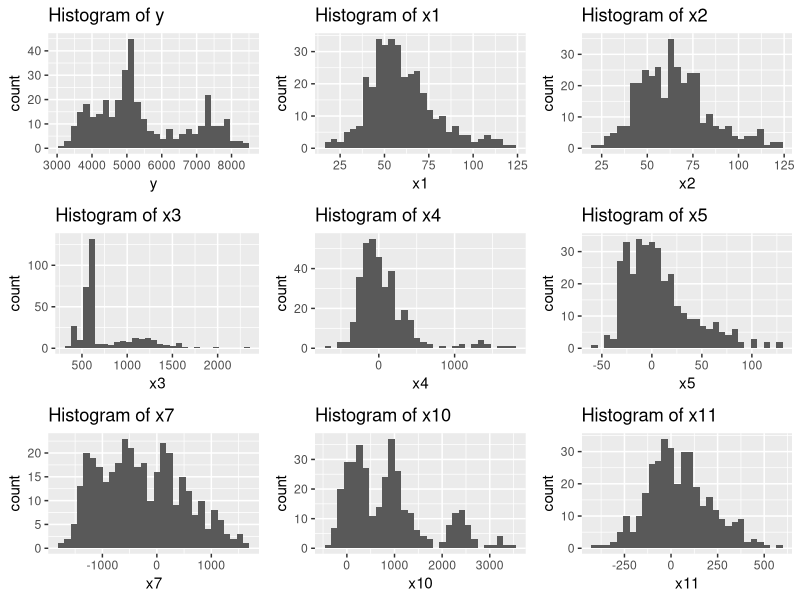
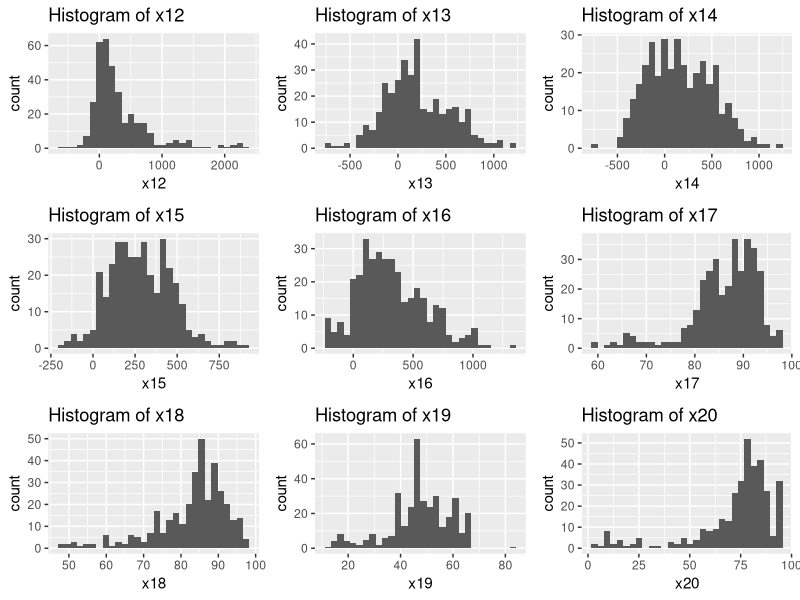
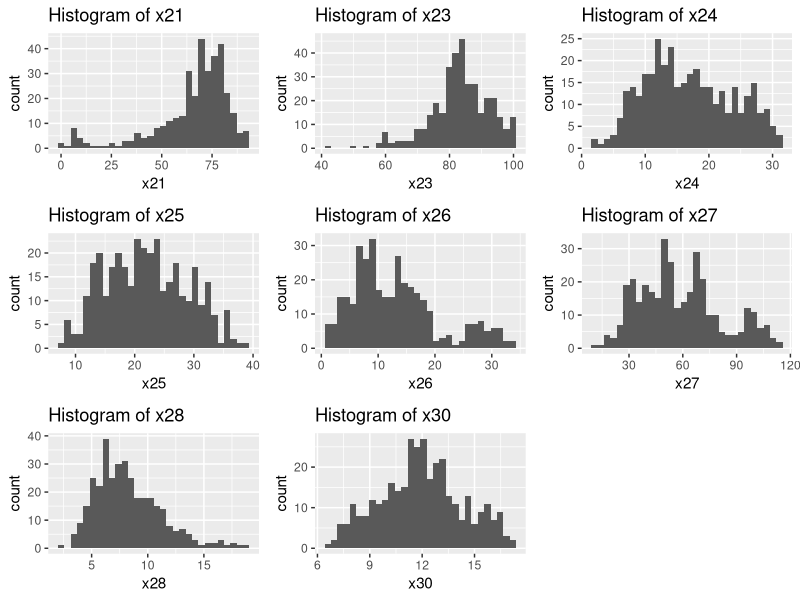
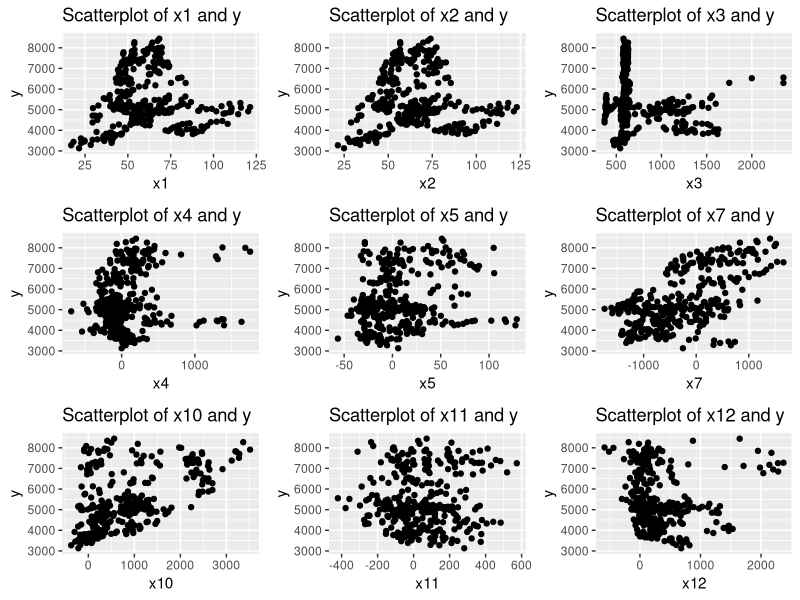
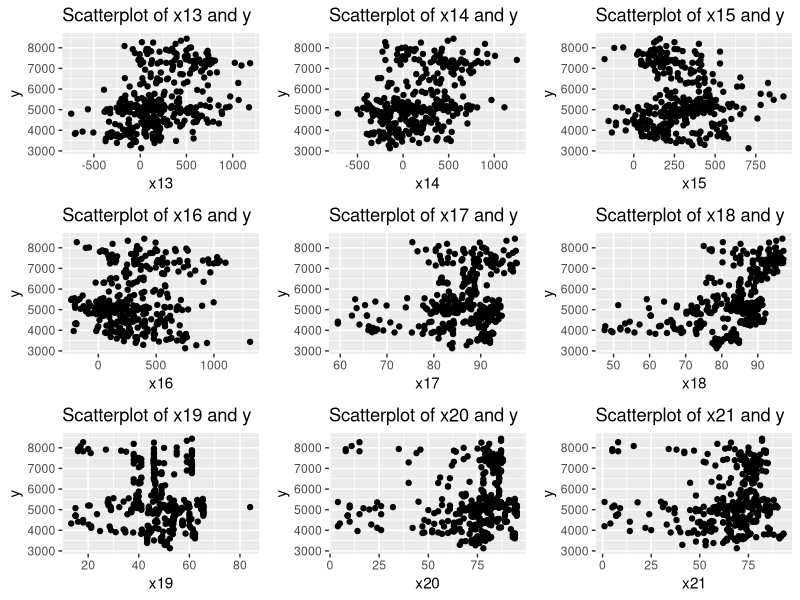
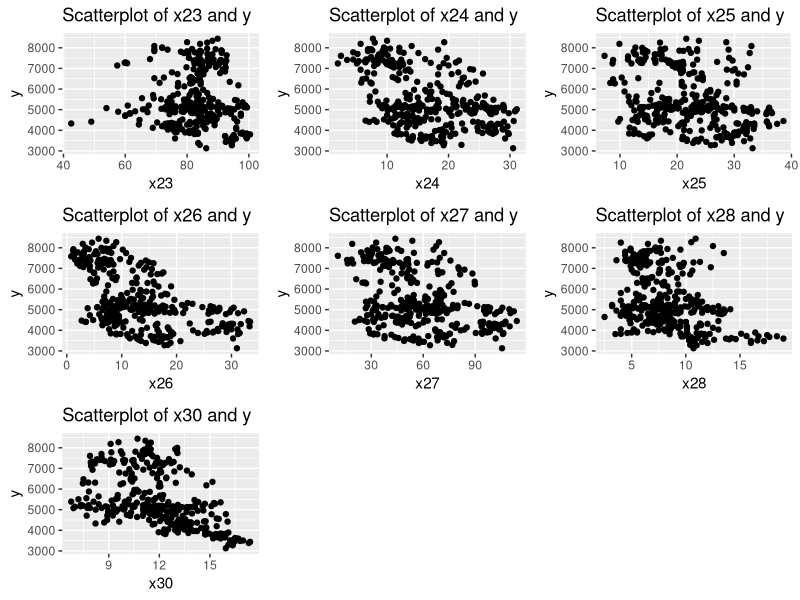
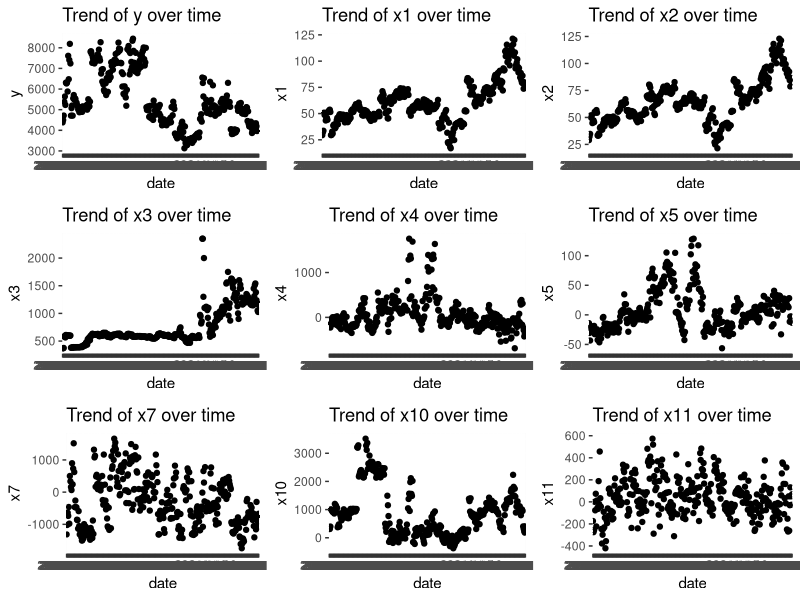
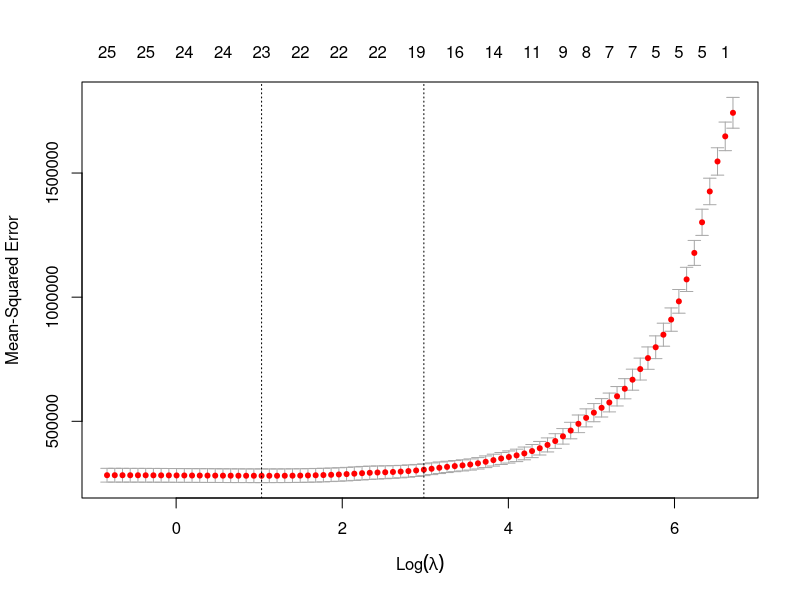

Generate these figures, in order, with R:
## ---- chunk 1
library(ggplot2)
library(gridExtra)
library(glmnet)
## ---- chunk 2
# getwd()
#setwd('DATA 583/583-project')

# Load the data from the CSV file
data <- read.csv("data_whole.csv", header = TRUE, check.names = FALSE)
dim(data) # 2857, 33

## data cleaning
# remove y2, x6, x8, x9, x22, x29 because of missing values for some rows
data <- data[, -c(3, 9, 11, 12, 25, 32)]

# remove rows with missing values, obtain only weekly data, rather than daily
data <- na.omit(data)
dim(data) # 352, 27

# renme y1 to y
names(data)[2] <- "y"

#remove date
data_no_date <- data[, -1]

head(data)
## ---- chunk 3
# The structure of the data,
# including the number of variables, their types, and the first few observations.
str(data)
## ---- chunk 4
summary(data)
## ---- chunk 5
# Create a histograms of the variables
hist_y <- ggplot(data, aes(x = y)) + geom_histogram() + labs(title = "Histogram of y")
hist_x1 <- ggplot(data, aes(x = x1)) + geom_histogram() + labs(title = "Histogram of x1")
hist_x2 <- ggplot(data, aes(x = x2)) + geom_histogram() + labs(title = "Histogram of x2")
hist_x3 <- ggplot(data, aes(x = x3)) + geom_histogram() + labs(title = "Histogram of x3")
hist_x4 <- ggplot(data, aes(x = x4)) + geom_histogram() + labs(title = "Histogram of x4")
hist_x5 <- ggplot(data, aes(x = x5)) + geom_histogram() + labs(title = "Histogram of x5")
hist_x7 <- ggplot(data, aes(x = x7)) + geom_histogram() + labs(title = "Histogram of x7")
hist_x10 <- ggplot(data, aes(x = x10)) + geom_histogram() + labs(title = "Histogram of x10")
hist_x11 <- ggplot(data, aes(x = x11)) + geom_histogram() + labs(title = "Histogram of x11")

grid.arrange(hist_y, hist_x1, hist_x2, hist_x3, hist_x4,
             hist_x5, hist_x7, hist_x10, hist_x11, ncol = 3)
## ---- chunk 6
# Create a histogram of the response variable x12, x13, x14, x15, x16, x17, x18, x19, x20
hist_x12 <- ggplot(data, aes(x = x12)) + geom_histogram() + labs(title = "Histogram of x12")
hist_x13 <- ggplot(data, aes(x = x13)) + geom_histogram() + labs(title = "Histogram of x13")
hist_x14 <- ggplot(data, aes(x = x14)) + geom_histogram() + labs(title = "Histogram of x14")
hist_x15 <- ggplot(data, aes(x = x15)) + geom_histogram() + labs(title = "Histogram of x15")
hist_x16 <- ggplot(data, aes(x = x16)) + geom_histogram() + labs(title = "Histogram of x16")
hist_x17 <- ggplot(data, aes(x = x17)) + geom_histogram() + labs(title = "Histogram of x17")
hist_x18 <- ggplot(data, aes(x = x18)) + geom_histogram() + labs(title = "Histogram of x18")
hist_x19 <- ggplot(data, aes(x = x19)) + geom_histogram() + labs(title = "Histogram of x19")
hist_x20 <- ggplot(data, aes(x = x20)) + geom_histogram() + labs(title = "Histogram of x20")

grid.arrange(hist_x12, hist_x13, hist_x14, hist_x15, hist_x16,
             hist_x17, hist_x18, hist_x19, hist_x20,
             nrow = 3, ncol = 3)
## ---- chunk 7
# Create a histogram of the response variable x21, x23, x24, x25, x26, x27, x28, x30
hist_x21 <- ggplot(data, aes(x = x21)) + geom_histogram() + labs(title = "Histogram of x21")
hist_x23 <- ggplot(data, aes(x = x23)) + geom_histogram() + labs(title = "Histogram of x23")
hist_x24 <- ggplot(data, aes(x = x24)) + geom_histogram() + labs(title = "Histogram of x24")
hist_x25 <- ggplot(data, aes(x = x25)) + geom_histogram() + labs(title = "Histogram of x25")
hist_x26 <- ggplot(data, aes(x = x26)) + geom_histogram() + labs(title = "Histogram of x26")
hist_x27 <- ggplot(data, aes(x = x27)) + geom_histogram() + labs(title = "Histogram of x27")
hist_x28 <- ggplot(data, aes(x = x28)) + geom_histogram() + labs(title = "Histogram of x28")
hist_x30 <- ggplot(data, aes(x = x30)) + geom_histogram() + labs(title = "Histogram of x30")

grid.arrange(hist_x21, hist_x23, hist_x24, hist_x25, hist_x26,
             hist_x27, hist_x28, hist_x30,
             nrow = 3, ncol = 3)
## ---- chunk 8
# create scatterplots of the variables x1, x2, x3, x4, x5, x7, x10, x11, x12
scatter_x1 <- ggplot(data = data, aes(x = x1, y = y)) + geom_point() + labs(title = "Scatterplot of x1 and y")
scatter_x2 <- ggplot(data = data, aes(x = x2, y = y)) + geom_point() + labs(title = "Scatterplot of x2 and y")
scatter_x3 <- ggplot(data = data, aes(x = x3, y = y)) + geom_point() + labs(title = "Scatterplot of x3 and y")
scatter_x4 <- ggplot(data = data, aes(x = x4, y = y)) + geom_point() + labs(title = "Scatterplot of x4 and y")
scatter_x5 <- ggplot(data = data, aes(x = x5, y = y)) + geom_point() + labs(title = "Scatterplot of x5 and y")
scatter_x7 <- ggplot(data = data, aes(x = x7, y = y)) + geom_point() + labs(title = "Scatterplot of x7 and y")
scatter_x10 <- ggplot(data = data, aes(x = x10, y = y)) + geom_point() + labs(title = "Scatterplot of x10 and y")
scatter_x11 <- ggplot(data = data, aes(x = x11, y = y)) + geom_point() + labs(title = "Scatterplot of x11 and y")
scatter_x12 <- ggplot(data = data, aes(x = x12, y = y)) + geom_point() + labs(title = "Scatterplot of x12 and y")

grid.arrange(scatter_x1, scatter_x2, scatter_x3, scatter_x4, scatter_x5,
          scatter_x7, scatter_x10, scatter_x11, scatter_x12, ncol = 3, nrow = 3)
## ---- chunk 9
# create scatterplots of the variables x13, x14, x15, x16, x17, x18, x19, x20, x21
scatter_x13 <- ggplot(data = data, aes(x = x13, y = y)) + geom_point() + labs(title = "Scatterplot of x13 and y")
scatter_x14 <- ggplot(data = data, aes(x = x14, y = y)) + geom_point() + labs(title = "Scatterplot of x14 and y")
scatter_x15 <- ggplot(data = data, aes(x = x15, y = y)) + geom_point() + labs(title = "Scatterplot of x15 and y")
scatter_x16 <- ggplot(data = data, aes(x = x16, y = y)) + geom_point() + labs(title = "Scatterplot of x16 and y")
scatter_x17 <- ggplot(data = data, aes(x = x17, y = y)) + geom_point() + labs(title = "Scatterplot of x17 and y")
scatter_x18 <- ggplot(data = data, aes(x = x18, y = y)) + geom_point() + labs(title = "Scatterplot of x18 and y")
scatter_x19 <- ggplot(data = data, aes(x = x19, y = y)) + geom_point() + labs(title = "Scatterplot of x19 and y")
scatter_x20 <- ggplot(data = data, aes(x = x20, y = y)) + geom_point() + labs(title = "Scatterplot of x20 and y")
scatter_x21 <- ggplot(data = data, aes(x = x21, y = y)) + geom_point() + labs(title = "Scatterplot of x21 and y")

grid.arrange(scatter_x13, scatter_x14, scatter_x15, scatter_x16, scatter_x17,
          scatter_x18, scatter_x19, scatter_x20, scatter_x21, ncol = 3, nrow = 3)
## ---- chunk 10
# create scatterplots of the variables x23, x24, x25, x26, x27, x28, x30
scatter_x23 <- ggplot(data = data, aes(x = x23, y = y)) + geom_point() + labs(title = "Scatterplot of x23 and y")
scatter_x24 <- ggplot(data = data, aes(x = x24, y = y)) + geom_point() + labs(title = "Scatterplot of x24 and y")
scatter_x25 <- ggplot(data = data, aes(x = x25, y = y)) + geom_point() + labs(title = "Scatterplot of x25 and y")
scatter_x26 <- ggplot(data = data, aes(x = x26, y = y)) + geom_point() + labs(title = "Scatterplot of x26 and y")
scatter_x27 <- ggplot(data = data, aes(x = x27, y = y)) + geom_point() + labs(title = "Scatterplot of x27 and y")
scatter_x28 <- ggplot(data = data, aes(x = x28, y = y)) + geom_point() + labs(title = "Scatterplot of x28 and y")
scatter_x30 <- ggplot(data = data, aes(x = x30, y = y)) + geom_point() + labs(title = "Scatterplot of x30 and y")

grid.arrange(scatter_x23, scatter_x24, scatter_x25, scatter_x26, scatter_x27,
          scatter_x28, scatter_x30, ncol = 3, nrow = 3)
## ---- chunk 11
# plot the variables versus date
trend_y <- ggplot(data = data, aes(x = date, y = y)) + geom_point() + labs(title = "Trend of y over time")
trend_x1 <- ggplot(data = data, aes(x = date, y = x1)) + geom_point() + labs(title = "Trend of x1 over time")
trend_x2 <- ggplot(data = data, aes(x = date, y = x2)) + geom_point() + labs(title = "Trend of x2 over time")
trend_x3 <- ggplot(data = data, aes(x = date, y = x3)) + geom_point() + labs(title = "Trend of x3 over time")
trend_x4 <- ggplot(data = data, aes(x = date, y = x4)) + geom_point() + labs(title = "Trend of x4 over time")
trend_x5 <- ggplot(data = data, aes(x = date, y = x5)) + geom_point() + labs(title = "Trend of x5 over time")
trend_x7 <- ggplot(data = data, aes(x = date, y = x7)) + geom_point() + labs(title = "Trend of x7 over time")
trend_x10 <- ggplot(data = data, aes(x = date, y = x10)) + geom_point() + labs(title = "Trend of x10 over time")
trend_x11 <- ggplot(data = data, aes(x = date, y = x11)) + geom_point() + labs(title = "Trend of x11 over time")

grid.arrange(trend_y, trend_x1, trend_x2, trend_x3, trend_x4, trend_x5,
          trend_x7, trend_x10, trend_x11, ncol = 3, nrow = 3)
## ---- chunk 12
## applications of statistical analysis techniques
## fitting models

# fit a linear regression model
model_ls <- lm(y ~ ., data = data_no_date)
summary(model_ls)
## ---- chunk 13
# fit a stepwise regression model
model_step <- step(model_ls, direction = "both")
summary(model_step)
## ---- chunk 14
# fit a lasso regression model
model_lasso <- cv.glmnet(x = as.matrix(data_no_date[, -1]), y = data_no_date[, 1], alpha = 1)
model_lasso

# plot the lasso regression model
plot(model_lasso)
## ---- chunk 15

